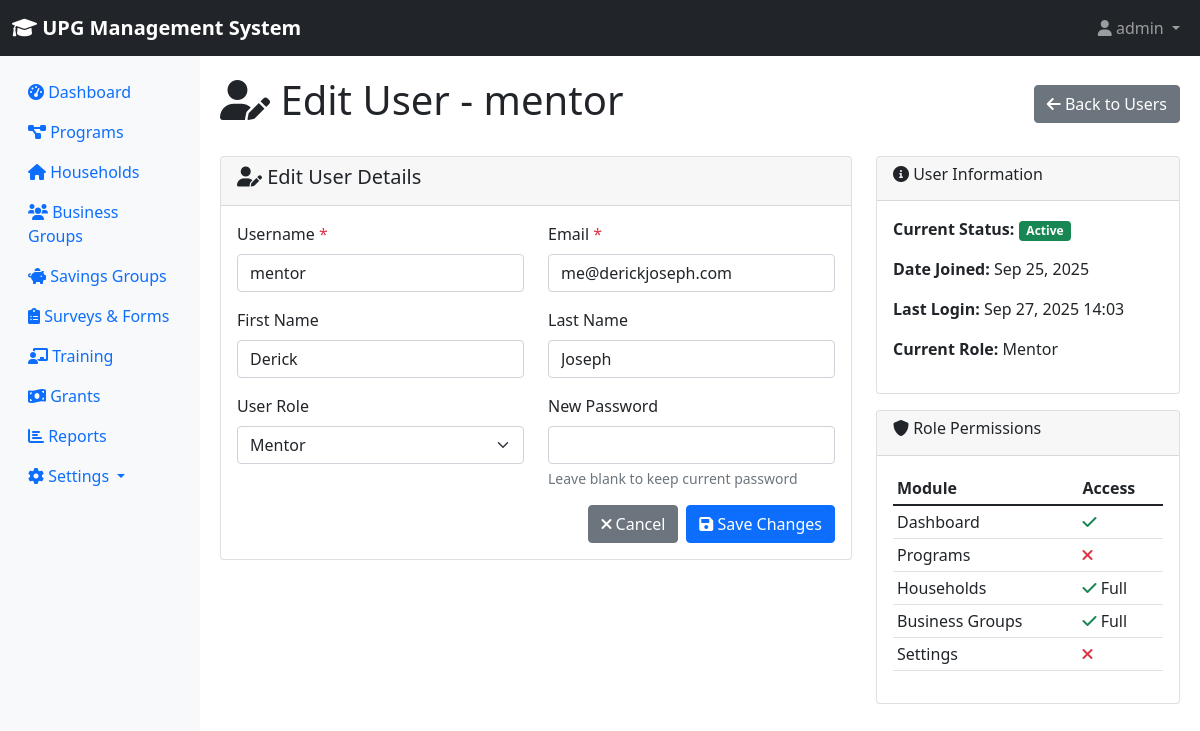
The page /settings/users/2/edit/ (signed in) on the database its author committed.
### accounts/models.py (models this page shows, shortened)
class User(AbstractUser):
    ROLE_CHOICES = [
        ('county_executive', 'County Executive (CECM & Governor)'),
        ('county_assembly', 'County Assembly Member'),
        ('ict_admin', 'ICT Administrator'),
        ('me_staff', 'M&E Staff'),
        ('field_associate', 'Field Associate/Mentor Supervisor'),
        ('mentor', 'Mentor'),
        ('beneficiary', 'Beneficiary'),
    ]
    email = models.EmailField(unique=True)
    role = models.CharField(max_length=20, choices=ROLE_CHOICES, default='mentor')
    phone_number = models.CharField(max_length=15, blank=True)
    office = models.CharField(max_length=100, blank=True)
    country = models.CharField(max_length=50, default='Kenya')
    is_active = models.BooleanField(default=True)
    created_at = models.DateTimeField(auto_now_add=True)
    updated_at = models.DateTimeField(auto_now=True)
    class Meta:
        db_table = 'upg_users'

### settings_module/views.py (the view, shortened to what this page needs)
# urls.py: path('users/<int:user_id>/edit/', views.user_edit, name='user_edit'),
@login_required
def user_edit(request, user_id):
    if not (request.user.is_superuser or request.user.role == 'ict_admin'):
        messages.error(request, 'You do not have permission to edit users.')
        return redirect('settings:user_management')
    user = get_object_or_404(User, id=user_id)
    context = {
        'page_title': f'Edit User - {user.username}',
        'user_obj': user,
        'role_choices': User.ROLE_CHOICES,
    }
    return render(request, 'settings_module/user_edit.html', context)

### core/context_processors.py (called while the page is built, shortened)
def system_alerts(request):
    if request.user.is_authenticated:
        from settings_module.models import SystemAlert, UserAlertDismissal
        from django.utils import timezone
        active_alerts = SystemAlert.objects.filter(
            is_active=True,
            show_until__gt=timezone.now()
        )
        user_alerts = []
        return {
            'system_alerts': user_alerts,
            'alerts_count': len(user_alerts),
        }
    return {}

### settings_module/templates/settings_module/user_edit.html (shortened to what this page needs)
{% extends 'base.html' %}
{% block content %}
<div class="d-flex justify-content-between align-items-center mb-4">
    <h1><i class="fas fa-user-edit"></i> {{ page_title }}</h1>
    <div>
        <a href="{% url 'settings:user_management' %}" class="btn btn-secondary">
            <i class="fas fa-arrow-left"></i> Back to Users
        </a>
    </div>
</div>
<div class="row">
    <div class="col-md-8">
        <div class="card">
            <div class="card-header">
                <h5><i class="fas fa-user-edit"></i> Edit User Details</h5>
            </div>
            <div class="card-body">
                <form method="post">
                    <div class="row">
                        <div class="col-md-6 mb-3">
                            <label for="username" class="form-label">Username <span class="text-danger">*</span></label>
                            <input type="text" class="form-control" id="username" name="username" value="{{ user_obj.username }}" required>
                        </div>
                        <div class="col-md-6 mb-3">
                            <label for="email" class="form-label">Email <span class="text-danger">*</span></label>
                            <input type="email" class="form-control" id="email" name="email" value="{{ user_obj.email }}" required>
                        </div>
                    </div>
                    <div class="row">
                        <div class="col-md-6 mb-3">
                            <label for="first_name" class="form-label">First Name</label>
                            <input type="text" class="form-control" id="first_name" name="first_name" value="{{ user_obj.first_name }}">
                        </div>
                        <div class="col-md-6 mb-3">
                            <label for="last_name" class="form-label">Last Name</label>
                            <input type="text" class="form-control" id="last_name" name="last_name" value="{{ user_obj.last_name }}">
                        </div>
                    </div>
                    <div class="row">
                        <div class="col-md-6 mb-3">
                            <label for="role" class="form-label">User Role</label>
                            <select class="form-select" id="role" name="role">
                                {% for value, label in role_choices %}
                                <option value="{{ value }}" {% if user_obj.role == value %}selected{% endif %}>{{ label }}</option>
                                {% endfor %}
                            </select>
                        </div>
                        <div class="col-md-6 mb-3">
                            <label for="password" class="form-label">New Password</label>
                            <input type="password" class="form-control" id="password" name="password" minlength="8">
                            <div class="form-text">Leave blank to keep current password</div>
                        </div>
                    </div>
                    <div class="d-flex justify-content-end gap-2">
                        <a href="{% url 'settings:user_management' %}" class="btn btn-secondary">
                            <i class="fas fa-times"></i> Cancel
                        </a>
                        <button type="submit" class="btn btn-primary">
                            <i class="fas fa-save"></i> Save Changes
                        </button>
                    </div>
                </form>
            </div>
        </div>
    </div>
    <div class="col-md-4">
        <div class="card">
            <div class="card-header">
                <h6><i class="fas fa-info-circle"></i> User Information</h6>
            </div>
            <div class="card-body">
                <p><strong>Current Status:</strong>
                    {% if user_obj.is_active %}
                        <span class="badge bg-success">Active</span>
                    {% else %}
                        <span class="badge bg-danger">Inactive</span>
                    {% endif %}
                </p>
                <p><strong>Date Joined:</strong> {{ user_obj.date_joined|date:"M d, Y" }}</p>
                <p><strong>Last Login:</strong>
                    {% if user_obj.last_login %}
                        {{ user_obj.last_login|date:"M d, Y H:i" }}
                    {% else %}
                        <span class="text-muted">Never</span>
                    {% endif %}
                </p>
                <p><strong>Current Role:</strong> {{ user_obj.get_role_display }}</p>
            </div>
        </div>
        <div class="card mt-3">
            <div class="card-header">
                <h6><i class="fas fa-shield-alt"></i> Role Permissions</h6>
            </div>
            <div class="card-body">
                <div class="table-responsive">
                    <table class="table table-sm">
                        <thead>
                            <tr>
                                <th>Module</th>
                                <th>Access</th>
                            </tr>
                        </thead>
                        <tbody>
                            <tr>
                                <td>Dashboard</td>
                                <td>
                                    {% if user_obj.is_superuser %}
                                        <i class="fas fa-check text-success"></i> Full
                                    {% else %}
                                        <i class="fas fa-check text-success"></i>
                                    {% endif %}
                                </td>
                            </tr>
                            <tr>
                                <td>Programs</td>
                                <td>
                                    {% if user_obj.is_superuser or user_obj.role in 'ict_admin,me_staff,county_executive,county_assembly,field_associate' %}
                                        {% if user_obj.is_superuser or user_obj.role in 'ict_admin,me_staff' %}
                                            <i class="fas fa-check text-success"></i> Full
                                        {% else %}
                                            <i class="fas fa-eye text-info"></i> Read
                                        {% endif %}
                                    {% else %}
                                        <i class="fas fa-times text-danger"></i>
                                    {% endif %}
                                </td>
                            </tr>
                            <tr>
                                <td>Households</td>
                                <td>
                                    {% if user_obj.is_superuser or user_obj.role in 'ict_admin,me_staff,field_associate,mentor' %}
                                        <i class="fas fa-check text-success"></i> Full
                                    {% else %}
                                        <i class="fas fa-times text-danger"></i>
                                    {% endif %}
                                </td>
                            </tr>
                            <tr>
                                <td>Business Groups</td>
                                <td>
                                    {% if user_obj.is_superuser or user_obj.role in 'ict_admin,me_staff,field_associate,mentor' %}
                                        <i class="fas fa-check text-success"></i> Full
                                    {% else %}
                                        <i class="fas fa-times text-danger"></i>
                                    {% endif %}
                                </td>
                            </tr>
                            <tr>
                                <td>Settings</td>
                                <td>
                                    {% if user_obj.is_superuser or user_obj.role in 'ict_admin,me_staff' %}
                                        <i class="fas fa-check text-success"></i> Full
                                    {% else %}
                                        <i class="fas fa-times text-danger"></i>
                                    {% endif %}
                                </td>
                            </tr>
                        </tbody>
                    </table>
                </div>
            </div>
        </div>
    </div>
</div>
{% endblock %}

### templates/base.html (shortened to what this page needs)
<!DOCTYPE html>
<html lang="en">
<head>
    <link href="https://cdn.jsdelivr.net/npm/bootstrap@5.1.3/dist/css/bootstrap.min.css" rel="stylesheet">
    <link href="https://cdnjs.cloudflare.com/ajax/libs/font-awesome/6.0.0/css/all.min.css" rel="stylesheet">
</head>
<body>
    <nav class="navbar navbar-expand-lg navbar-dark bg-dark">
        <div class="container-fluid">
            <a class="navbar-brand" href="{% url 'dashboard:dashboard' %}">
                <i class="fas fa-graduation-cap"></i> UPG Management System
            </a>
            {% if user.is_authenticated %}
            <div class="navbar-nav ms-auto">
                <div class="nav-item dropdown">
                    <a class="nav-link dropdown-toggle" href="#" role="button" data-bs-toggle="dropdown">
                        <i class="fas fa-user"></i> {{ user.get_full_name|default:user.username }}
                    </a>
                </div>
            </div>
            {% endif %}
        </div>
    </nav>
    <div class="container-fluid">
        <div class="row">
            {% if user.is_authenticated %}
            <nav class="col-md-2 d-none d-md-block sidebar">
                <div class="sidebar-sticky pt-3">
                    <ul class="nav flex-column">
                        <li class="nav-item">
                            <a class="nav-link {% if request.resolver_match.url_name == 'dashboard' %}active{% endif %}"
                               href="{% url 'dashboard:dashboard' %}">
                                <i class="fas fa-tachometer-alt"></i> Dashboard
                            </a>
                        </li>
                        {% if perms.can_view_programs %}
                        <li class="nav-item">
                            <a class="nav-link" href="{% url 'programs:program_list' %}">
                                <i class="fas fa-project-diagram"></i> Programs
                            </a>
                        </li>
                        {% endif %}
                        {% if perms.can_view_households %}
                        <li class="nav-item">
                            <a class="nav-link" href="{% url 'households:household_list' %}">
                                <i class="fas fa-home"></i> Households
                            </a>
                        </li>
                        {% endif %}
                        {% if perms.can_view_business_groups %}
                        <li class="nav-item">
                            <a class="nav-link" href="{% url 'business_groups:group_list' %}">
                                <i class="fas fa-users"></i> Business Groups
                            </a>
                        </li>
                        {% endif %}
                        {% if perms.can_view_savings_groups %}
                        <li class="nav-item">
                            <a class="nav-link" href="{% url 'savings_groups:savings_list' %}">
                                <i class="fas fa-piggy-bank"></i> Savings Groups
                            </a>
                        </li>
                        {% endif %}
                        {% if perms.can_view_surveys %}
                        <li class="nav-item">
                            <a class="nav-link" href="{% url 'surveys:survey_list' %}">
                                <i class="fas fa-clipboard-list"></i> Surveys & Forms
                            </a>
                        </li>
                        {% endif %}
                        {% if perms.can_view_training %}
                        <li class="nav-item">
                            <a class="nav-link" href="{% url 'training:training_list' %}">
                                <i class="fas fa-chalkboard-teacher"></i> Training
                            </a>
                        </li>
                        {% endif %}
                        {% if perms.can_view_grants %}
                        <li class="nav-item">
                            <a class="nav-link" href="{% url 'grants:grants_dashboard' %}">
                                <i class="fas fa-money-bill-wave"></i> Grants
                            </a>
                        </li>
                        {% endif %}
                        {% if perms.can_view_reports %}
                        <li class="nav-item">
                            <a class="nav-link" href="{% url 'reports:report_list' %}">
                                <i class="fas fa-chart-bar"></i> Reports
                            </a>
                        </li>
                        {% endif %}
                        {% if perms.can_view_settings %}
                        <li class="nav-item dropdown">
                            <a class="nav-link dropdown-toggle" href="#" role="button" data-bs-toggle="dropdown">
                                <i class="fas fa-cog"></i> Settings
                            </a>
                        </li>
                        {% endif %}
                    </ul>
                </div>
            </nav>
            {% endif %}
            <main role="main" class="{% if user.is_authenticated %}col-md-10 ml-sm-auto{% else %}col-12{% endif %} content-wrapper">
                {% block content %}{% endblock %}
            </main>
        </div>
    </div>
</body>
</html>

### templates/base.html (style rules this page uses)
.navbar-brand { font-weight: bold; }
.sidebar { min-height: 100vh; background-color: #f8f9fa; }
.content-wrapper { padding: 20px; }

### rows shown on the page
User: get_full_name "admin"
User: username "mentor", email "me@derickjoseph.com", first_name "Derick", last_name "Joseph", role "Mentor", date_joined "Sep 25, 2025", last_login "Sep 27, 2025 14:03"

### other values the page prints
{{ page_title }} "Edit User - mentor"
